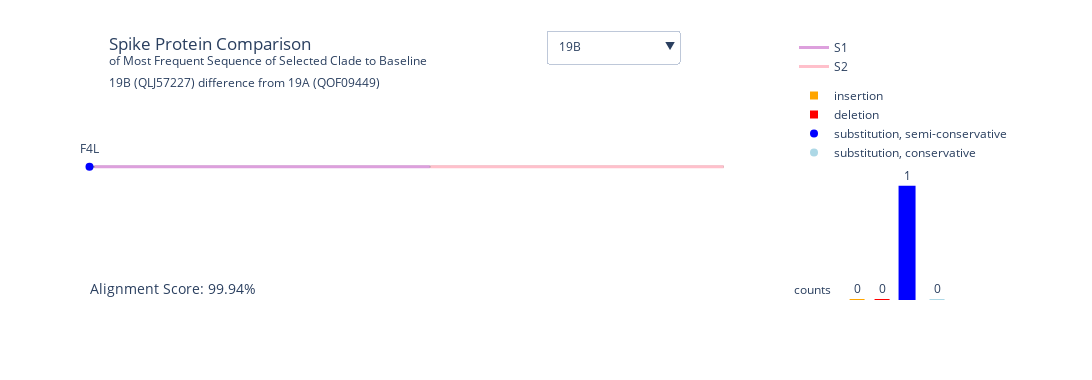

This figure's notebook cell:
### Code cell
plot_alignment_plotly(df, save = True, debug = False)
